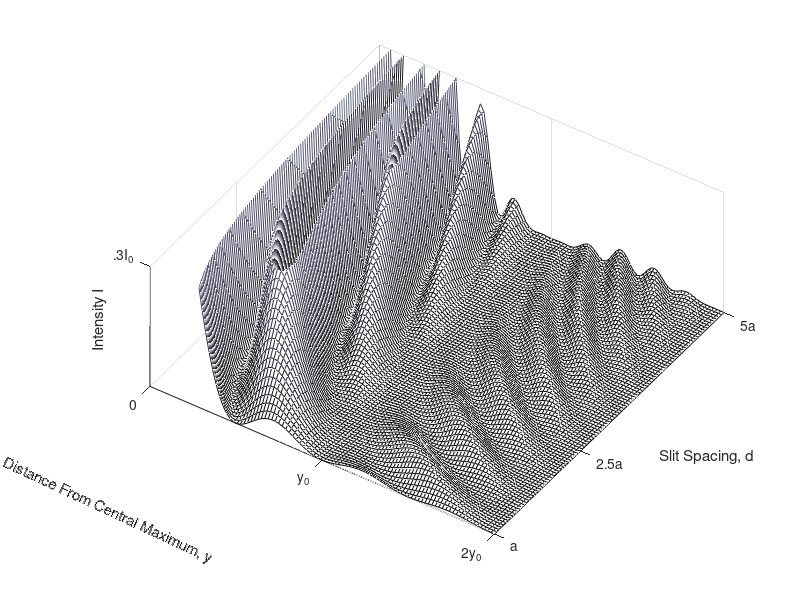

This chart was generated by the following MATLAB code: (Note: this script raises an error after producing the figure.)
clear all; close all; clc; 

I0 = 1 ; 
lambda = 1;
N = 2; %Numero de slits
y0 = 1;
n = 100;
a = 1; % Ancho de la abertura
y = linspace(0,2*y0,n) ;
d =  linspace(1,5,n).*a;


[D,Y] = meshgrid(d,y);
alpha = pi.*D.*Y./(a.*y0);
B = pi.*Y./y0;
I = I0./N^2.*(sin(B)./B).^2.*(sin(N.*alpha)./sin(alpha)).^2 ; 
mesh(D,Y,I)
colormap(bone)
% shading interp %Quitar lineas
xlabel('Slit Spacing, d')
ylabel('Distance From Central Maximum, y')
zlabel('Intensity I')
set(gca,'ydir','reverse')
xticks([1 2.5 5])
xticklabels({'a','2.5a','5a'})
yticks([0 1 2])
yticklabels({'0','y_0','2y_0'})
zticks([0.3])
zticklabels({'.3I_0'})
zlim([0 .3])
%Handel of the y label
yh = get(gca,'YLabel'); % Handle of the y label
set(yh, 'Units', 'Normalized')
pos = get(yh, 'Position');
set(yh,'Position',pos.*[.8,-.5,3],'Rotation',-25)
v = [-3 -2 8];
[caz,cel] = view(v)